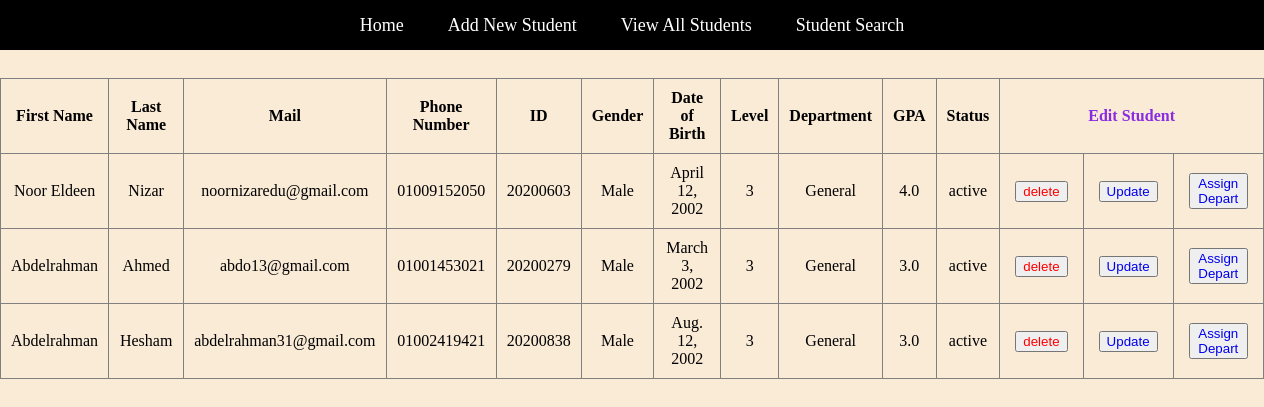
/ViewAllStudents.html, run on the app's committed database.
### members/models.py (models this page shows)
class Student(models.Model):
    first_name = models.CharField(max_length=30)
    last_name = models.CharField(max_length=30)
    mail = models.EmailField()
    phone = models.CharField(max_length=30)
    id = models.CharField(max_length=30, primary_key=True)
    gender = models.CharField(max_length=10, default="")
    date_of_birth = models.DateField()
    level = models.IntegerField()
    gpa = models.FloatField()
    status = models.CharField(max_length=20,  default="")
    department = models.CharField(max_length=30, default="General")

### members/views.py (the view)
# urls.py: path('ViewAllStudents.html', views.ViewAllStudents, name='ViewAllStudents'),
def ViewAllStudents(request):
  mymembers = Student.objects.all().values()
  template = loader.get_template('ViewAllStudents.html')
  context = {
    'mymembers': mymembers,
  }
  return HttpResponse(template.render(context, request))

### members/templates/ViewAllStudents.html (shortened to what this page needs)
{% load static %}
<!DOCTYPE html>
<html lang="en">
<head>
    <link rel="stylesheet" type="text/css" href="{% static 'css/styles.css' %} ">
</head>
<body>
    <header>
        <nav>
            <ul class="myNav">
                <li><a href="MyHomePage.html">Home</a></li>
                <li><a href="AddNewStudent.html">Add New Student</a></li>
                <li><a href="ViewAllStudents.html">View All Students</a></li>
                <li><a href="StudentSearch.html">Student Search</a></li>
            </ul>
        </nav>
    </header>
    <center>
        <div>
            <br>
            <Table class="students_table" , border="1" style="text-align:center;border-collapse:collapse;">
                <tr>
                    <th> First Name </th>
                    <th> Last Name </th>
                    <th> Mail </th>
                    <th> Phone Number </th>
                    <th> ID </th>
                    <th> Gender </th>
                    <th> Date of Birth </th>
                    <th> Level </th>
                    <th> Department</th>
                    <th> GPA </th>
                    <th> Status </th>
                    <th colspan="3" style="color:blueviolet">Edit Student</th>
                </tr>
                {% for x in mymembers %}
                <tr>
                    <td>{{ x.first_name }}</td>
                    <td>{{ x.last_name }}</td>
                    <td>{{ x.mail}}</td>
                    <td>{{ x.phone}}</td>
                    <td>{{ x.id}}</td>
                    <td>{{ x.gender}}</td>
                    <td>{{ x.date_of_birth}}</td>
                    <td>{{ x.level}}</td>
                    <td>{{ x.department}}</td>
                    <td>{{ x.gpa}}</td>
                    <td>{{ x.status}}</td>
                    <td> <button style="margin:5px" type="button" onclick="return confirm('are you sure')"><a style="text-decoration:0;color:red"  href="ViewAllStudents.html/delete/{{x.id}}"> delete</a></button></td>
                    <td> <button style="margin:5px" type="button"><a style="text-decoration:0" href="UpdateStudent.html/{{x.id}}">Update</a></button></td>
                    <td> <button style="margin:5px" type="button"><a style="text-decoration:0" href="DepartmentAssignment.html/{{x.id}}">Assign Depart</a></button></td>
                </tr>
                {% endfor %}
            </table>
        </div>
    </center>
</body>
</html>

### members/static/css/styles.css (style rules this page uses)
* { box-sizing: border-box; scroll-behavior: smooth; text-decoration: 0; }
body { background-color: antiquewhite; margin: 0; padding: 0; }
header { margin: 0; padding: 0; color: white; background-color: black; }
.myNav { list-style-type: none; margin: 0; padding: 0; text-align: center; }
.myNav li { display: inline-block; }
.myNav a { display: block; padding: 0 20px; text-decoration: none; text-transform: capitalize; font-size: 18px; color: white; line-height: 50px; transition-duration: 0.3s; }
th, td { padding: 10px; }
div { padding: 10px 0; }

### data on the page
Student: first_name "Noor Eldeen", last_name "Nizar", mail "noornizaredu@gmail.com", phone "01009152050", id "20200603", gender "Male", date_of_birth "April 12, 2002", level "3", department "General", gpa "4.0", status "active"
Student: first_name "Abdelrahman", last_name "Ahmed", mail "abdo13@gmail.com", phone "01001453021", id "20200279", gender "Male", date_of_birth "March 3, 2002", level "3", department "General", gpa "3.0", status "active"
Student: first_name "Abdelrahman", last_name "Hesham", mail "abdelrahman31@gmail.com", phone "01002419421", id "20200838", gender "Male", date_of_birth "Aug. 12, 2002", level "3", department "General", gpa "3.0", status "active"
